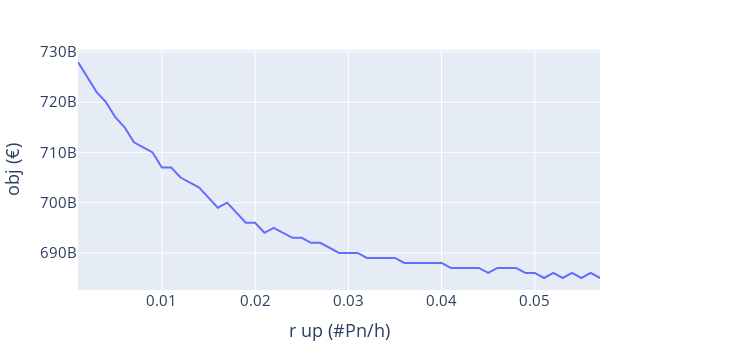
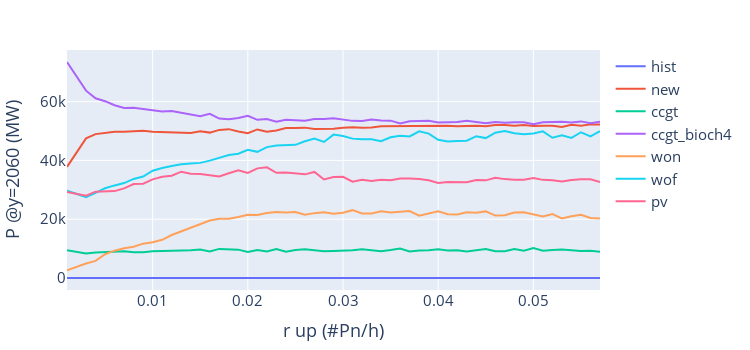
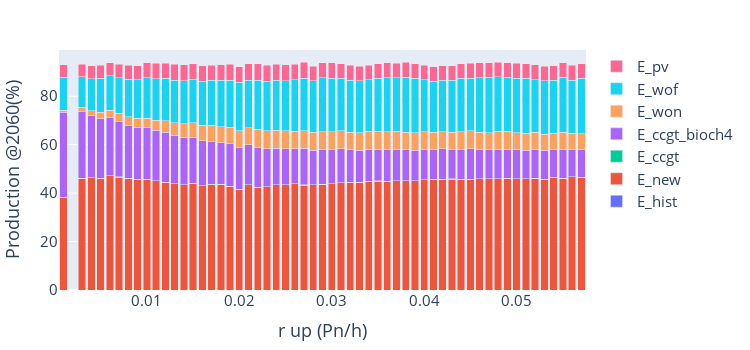

Source (notebook cell) for these figures, in order:
### Code cell
import numpy as np
import pandas as pd

import plotly.graph_objects as go
from plotly.subplots import make_subplots
import plotly.io as pio

df = pd.read_csv('out/out.dat')
df

fig = go.Figure()
fig.add_trace(go.Scatter(x = df['rup'] , y = df['obj'],line=dict(width=2.0),mode='lines',name='won'))
fig.update_layout(yaxis_title='obj (€)',xaxis_title="r up (#Pn/h)",width=750,height=350,margin=dict(l=50,r=150,b=30,t=50),font=dict(size=15))
fig.show()
print()
fig = go.Figure()
fig.add_trace(go.Scatter(x = df['rup'] , y = df['P_hist'],line=dict(width=2.0),mode='lines',name='hist'))
fig.add_trace(go.Scatter(x = df['rup'] , y = df['P_new'],line=dict(width=2.0),mode='lines',name='new'))
fig.add_trace(go.Scatter(x = df['rup'] , y = df['P_ccgt'],line=dict(width=2.0),mode='lines',name='ccgt'))
fig.add_trace(go.Scatter(x = df['rup'] , y = df['P_ccgt_bioch4'],line=dict(width=2.0),mode='lines',name='ccgt_bioch4'))
fig.add_trace(go.Scatter(x = df['rup'] , y = df['P_won'],line=dict(width=2.0),mode='lines',name='won'))
fig.add_trace(go.Scatter(x = df['rup'] , y = df['P_wof'],line=dict(width=2.0),mode='lines',name='wof'))
fig.add_trace(go.Scatter(x = df['rup'] , y = df['P_pv'],line=dict(width=2.0),mode='lines',name='pv'))
fig.update_layout(yaxis_title='P @y=2060 (MW)',xaxis_title="r up (#Pn/h)",width=750,height=350,margin=dict(l=50,r=150,b=30,t=50),font=dict(size=15))
fig.show()
print()
fig = go.Figure()
fig.add_trace(go.Bar(x=df['rup'], y = df['E_hist'], name='E_hist'))
fig.add_trace(go.Bar(x=df['rup'], y = df['E_new' ], name='E_new' ))
fig.add_trace(go.Bar(x=df['rup'], y = df['E_ccgt'], name='E_ccgt'))
fig.add_trace(go.Bar(x=df['rup'], y = df['E_ccgt_bioch4'], name='E_ccgt_bioch4'))
fig.add_trace(go.Bar(x=df['rup'], y = df['E_won' ], name='E_won' ))
fig.add_trace(go.Bar(x=df['rup'], y = df['E_wof' ], name='E_wof' ))
fig.add_trace(go.Bar(x=df['rup'], y = df['E_pv'  ], name='E_pv'  ))
fig.update_layout(yaxis_title='Production @2060(%)',xaxis_title='r up (Pn/h)',barmode='stack',
                  width=750,height=350,margin=dict(l=50, r=150, b=50, t=50),font=dict(size=15))
fig.show()
